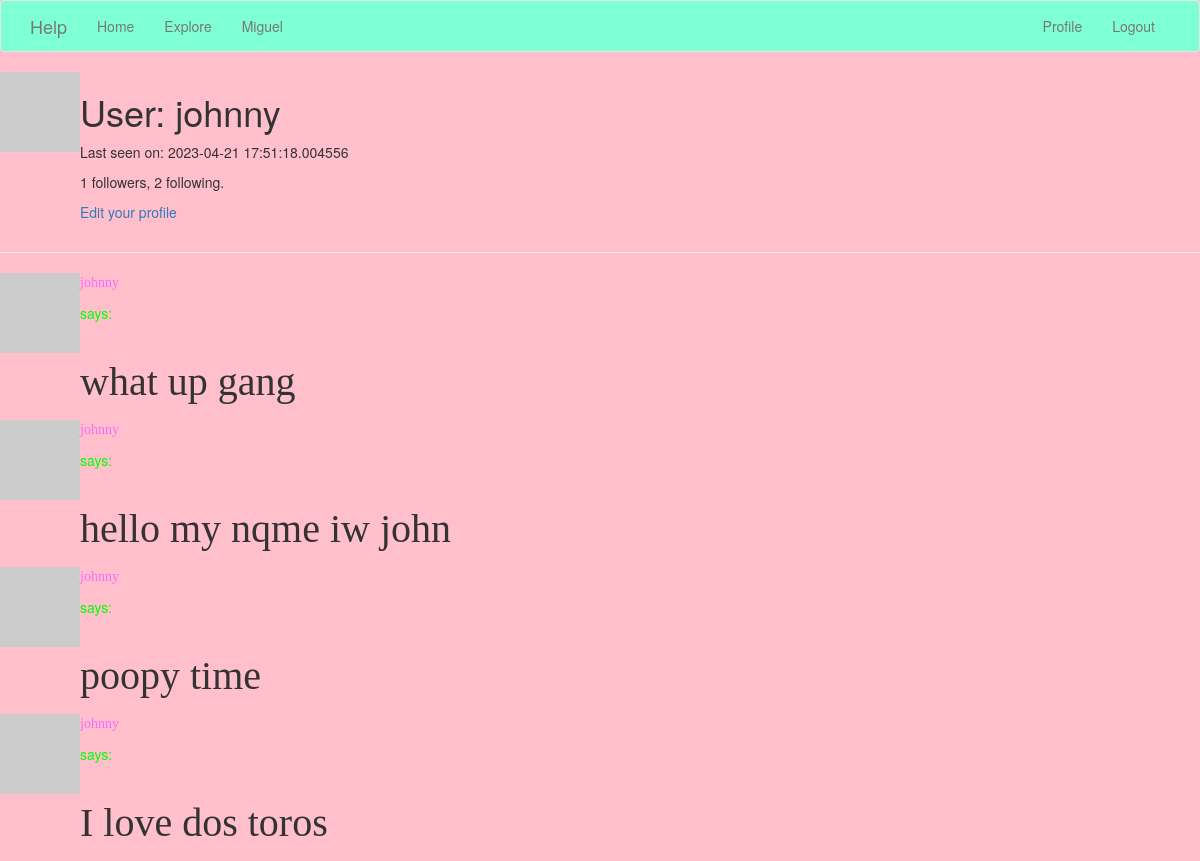
/user/johnny (signed in), run on an earlier commit of the app's database.
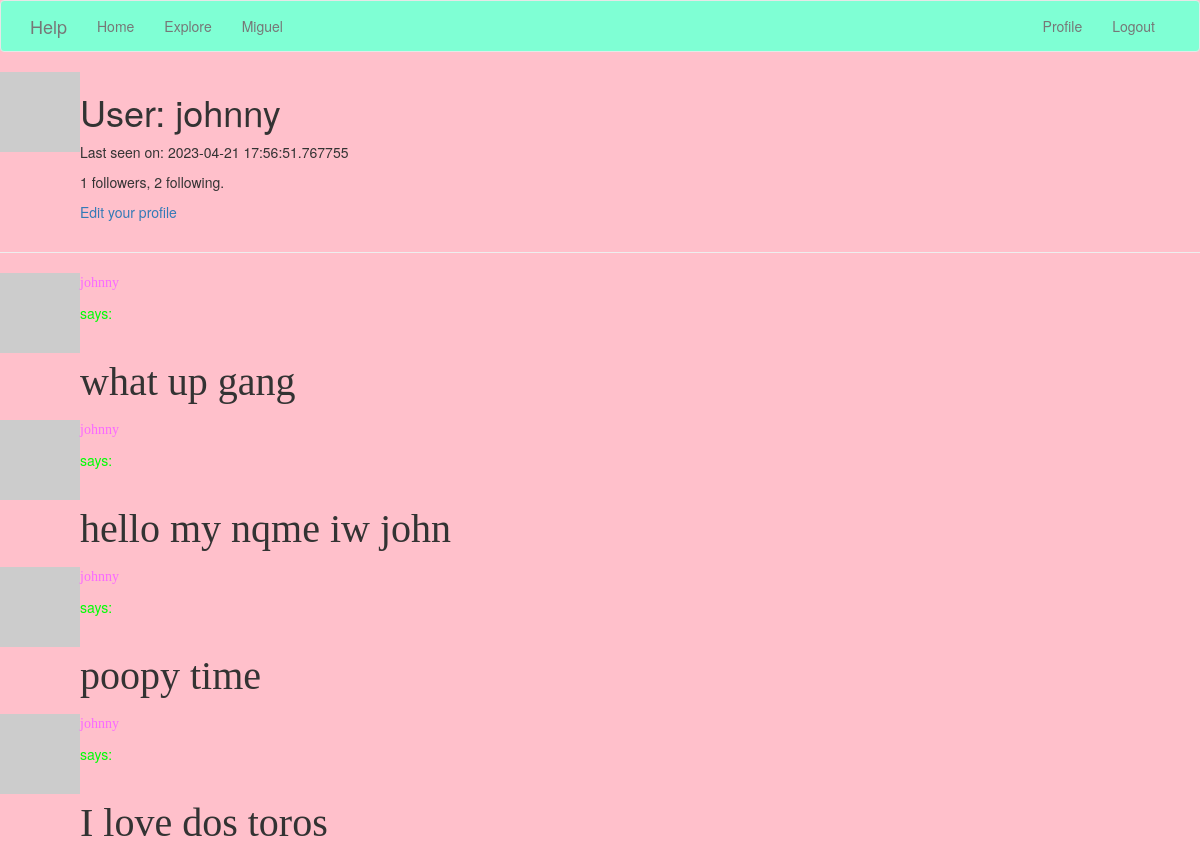
And on a later commit of the database.
### app/models.py (models this page shows, shortened)
class User(UserMixin, db.Model):
    id = db.Column(db.Integer, primary_key=True)
    username = db.Column(db.String(64), index=True, unique=True)
    email = db.Column(db.String(120), index=True, unique=True)
    password_hash = db.Column(db.String(128))
    posts = db.relationship('Post', backref='author', lazy='dynamic')
    about_me = db.Column(db.String(140))
    last_seen = db.Column(db.DateTime, default=datetime.utcnow)
    followed = db.relationship(
        'User', secondary=followers,
        primaryjoin=(followers.c.follower_id == id),
        secondaryjoin=(followers.c.followed_id == id),
        backref=db.backref('followers', lazy='dynamic'), lazy='dynamic')
    def avatar(self, size):
        digest = md5(self.email.lower().encode('utf-8')).hexdigest()
        return 'https://www.gravatar.com/avatar/729e26a2a2c7ff24a71958d4aa4e5f35'.format(
            digest, size)

class Post(db.Model):
    id = db.Column(db.Integer, primary_key=True)
    body = db.Column(db.String(140))
    timestamp = db.Column(db.DateTime, index=True, default=datetime.utcnow)
    user_id = db.Column(db.Integer, db.ForeignKey('user.id'))

### app/routes.py (the view)
@app.route('/user/<username>')
@login_required
def user(username):
    user = User.query.filter_by(username=username).first_or_404()
    page = request.args.get('page', 1, type=int)
    posts = user.posts.order_by(Post.timestamp.desc()).paginate(
        page=page, per_page=app.config['POSTS_PER_PAGE'], error_out=False)
    next_url = url_for('user', username=user.username, page=posts.next_num) \
        if posts.has_next else None
    prev_url = url_for('user', username=user.username, page=posts.prev_num) \
        if posts.has_prev else None
    form = EmptyForm()
    return render_template('user.html', user=user, posts=posts.items,
                           next_url=next_url, prev_url=prev_url, form=form)

### app/models.py (called while the page is built)
@login.user_loader
def load_user(id):
    return User.query.get(int(id))

### app/routes.py (called while the page is built)
@app.before_request
def before_request():
    if current_user.is_authenticated:
        current_user.last_seen = datetime.utcnow()
        db.session.commit()

### app/templates/user.html (shortened to what this page needs)
{% extends "base.html" %}
{% block content %}
    <table>
        <tr valign="top">
            <td><img src="{{ user.avatar(128) }}"></td>
            <td>
                <h1>User: {{ user.username }}</h1>
                {% if user.last_seen %}<p>Last seen on: {{ user.last_seen }}</p>{% endif %}
                <p>{{ user.followers.count() }} followers, {{ user.followed.count() }} following.</p>
                {% if user == current_user %}
                <p><a href="{{ url_for('edit_profile') }}">Edit your profile</a></p>
                {% endif %}
            </td>
        </tr>
    </table>
    <hr>
    {% for post in posts %}
        {% include '_post.html' %}
    {% endfor %}
{% endblock %}

### app/templates/base.html (shortened to what this page needs)
{% extends 'bootstrap/base.html' %}
{% block navbar %}
    <nav style="background-color:aquamarine;", class="navbar navbar-default">
        <div class="container">
            <div class="navbar-header">
                <a class="navbar-brand" href="{{ url_for('index') }}">Help</a>
            </div>
            <div class="collapse navbar-collapse" id="bs-example-navbar-collapse-1">
                <ul class="nav navbar-nav">
                    <li><a href="{{ url_for('index') }}">Home</a></li>
                    <li><a href="{{ url_for('explore') }}">Explore</a></li>
                    <li><a href="{{ url_for('miguel') }}">Miguel</a></li>
                </ul>
                <ul class="nav navbar-nav navbar-right">
                    {% if current_user.is_anonymous %}
                    <li><a href="{{ url_for('login') }}">Login</a></li>
                    {% else %}
                    <li><a href="{{ url_for('user', username=current_user.username) }}">Profile</a></li>
                    <li><a href="{{ url_for('logout') }}">Logout</a></li>
                    {% endif %}
                </ul>
            </div>
        </div>
    </nav>
{% endblock %}

### app/templates/_post.html
    <table>
        <tr valign="top">
            <td><img src="{{ post.author.avatar(36) }}"></td>
            <td>
                <a href="{{ url_for('user', username=post.author.username) }}">
                    <p style="font-family: Impact; color: #FA69FF" >{{ post.author.username }} </p>
                </a>
              <body style="background-color:pink;">
              <p style="color: #00FF04">  says:</p><br><p style="font-family: Brush Script MT; font-size: 40px"> {{ post.body }} </p>
              </body>
            </td>
        </tr>
    </table>

What changed in the data, as far as the page shows it:
changed User "johnny": last_seen "2023-04-21 17:51:18.004556" → "2023-04-21 17:56:51.767755"
